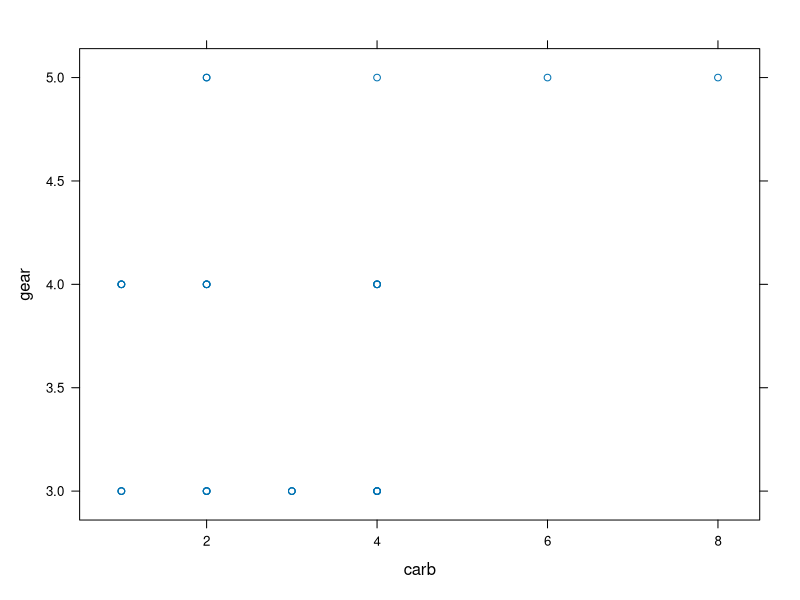
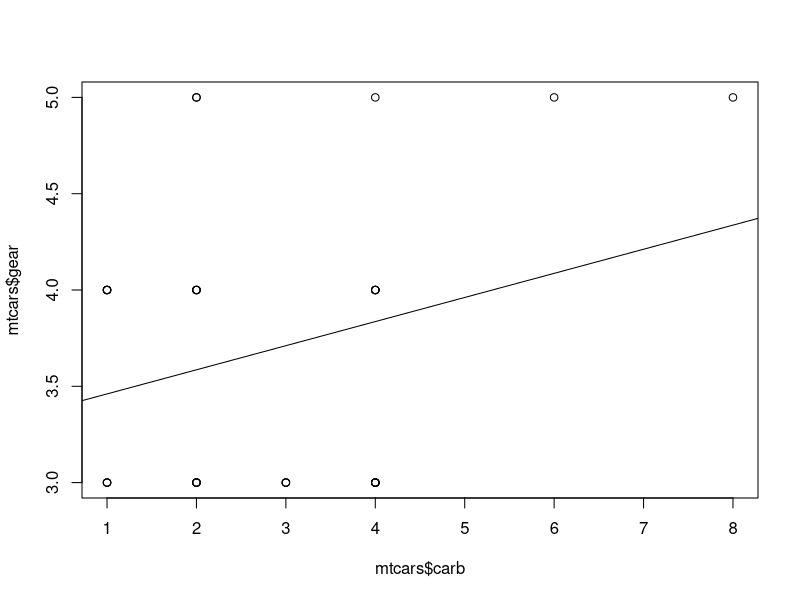
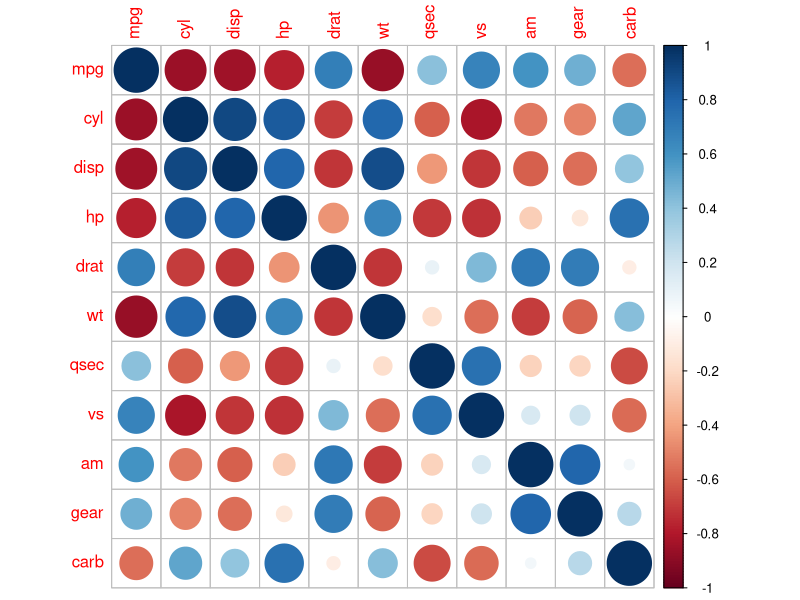
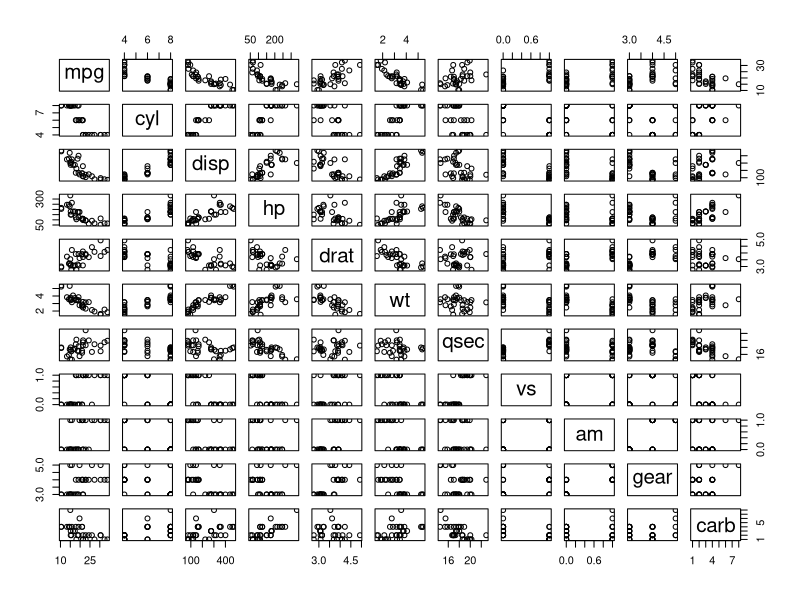
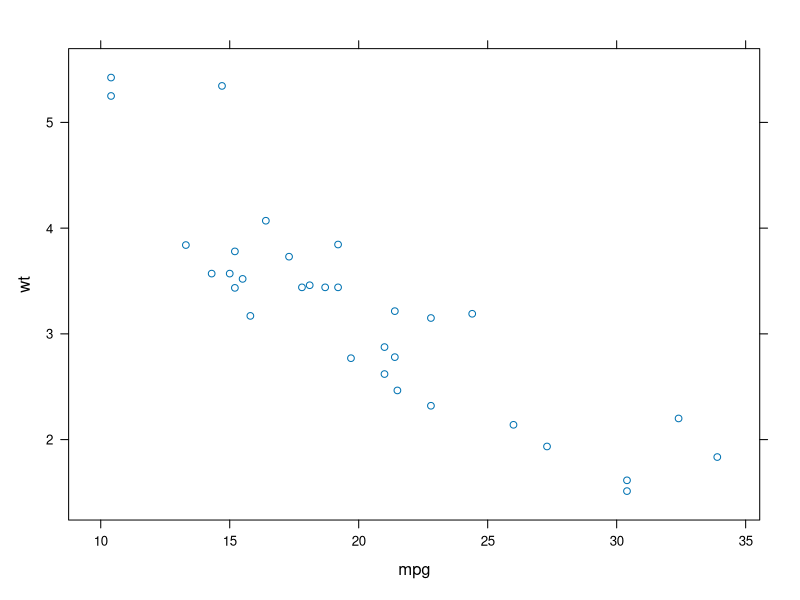
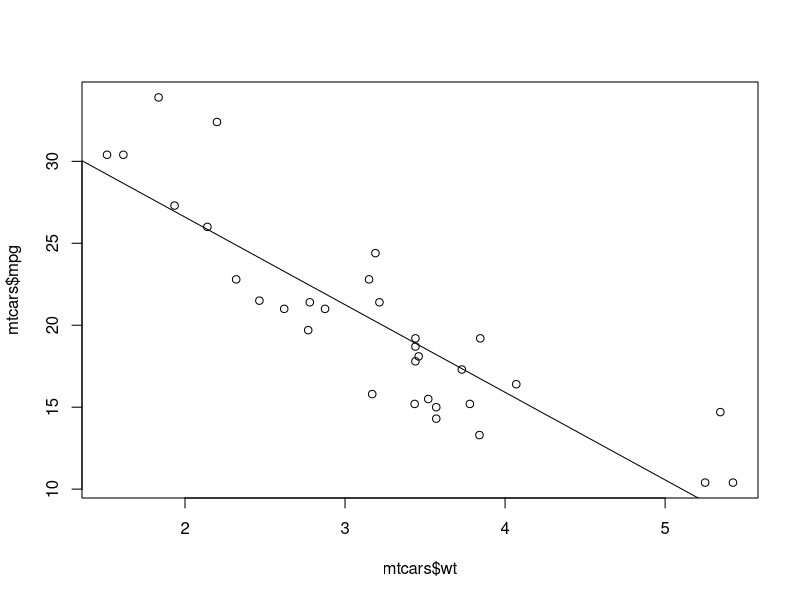
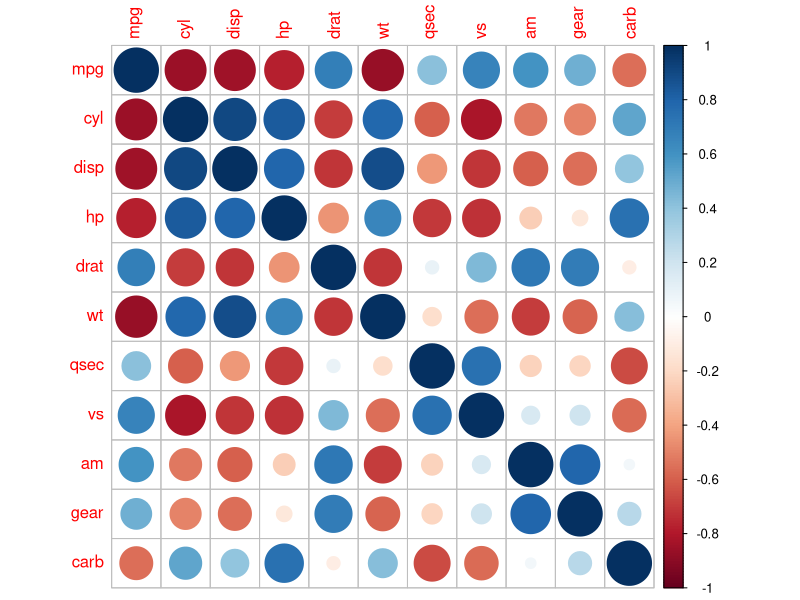

Write the R code that produced these figures, in order.
name <- '홍길동'
name2 <- '김길동'
name
name2

age <- 100
#comments
age

#install.packages("ggplot2")
install.packages("corrplot")

#console clear: ctrl + L
#case sensitivity
#ctrl + shift + 1 : R Script Joom+-

library(corrplot)
install.packages("lattice")

library(lattice)

a = mtcars
a

mcors2 = cor(mtcars$gear, mtcars$carb)
mcors2

xyplot(gear~carb, data=mtcars)

lm = plot(mtcars$gear~mtcars$carb)

abline(lm(mtcars$gear~mtcars$carb))

mcor = cor(mtcars)
mcor

corrplot(mcor) #heatmap  
plot(mtcars) #pairplot
round(mcor, 2)

# 무게와 마일간의 관계: 상관계수, 그래프로 그리기
mcors3 = cor(mtcars$wt, mtcars$mpg)
mcors3

xyplot(wt~mpg, data=mtcars)
lm = plot(mtcars$mpg~mtcars$wt)
abline(lm(mtcars$mpg~mtcars$wt))

# 전체 항목 중에서 양의 상관계수가 제일 높은 것은?
# mtcars$disp~mtcars$syl 배기량~실린더
mcor2 = cor(mtcars)
mcor2
corrplot(mcor2)

# 전체 항목 중에서 음의 상관계수가 제일 높은 것은?
# mtcars$mpg~mtcars$wt 마일~무게

